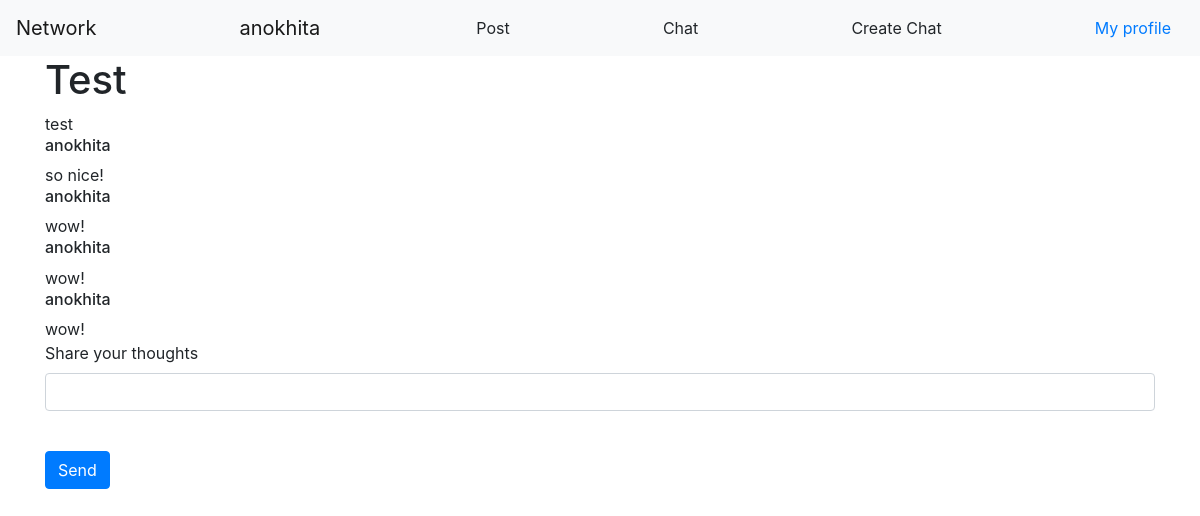
/get_post/1 (signed in), run on the app's committed database.
### data/users.py (models this page shows, shortened)
class User(SqlAlchemyBase, UserMixin, SerializerMixin):
    __tablename__ = 'users'
    id = sqlalchemy.Column(sqlalchemy.Integer,
                           primary_key=True, autoincrement=True)
    name = sqlalchemy.Column(sqlalchemy.String, nullable=True)
    about = sqlalchemy.Column(sqlalchemy.String, nullable=True)
    email = sqlalchemy.Column(sqlalchemy.String, unique=True)
    hashed_password = sqlalchemy.Column(sqlalchemy.String, nullable=True)
    created_date = sqlalchemy.Column(sqlalchemy.DateTime,
                                     default=datetime.datetime.now)
    posts = orm.relation("Post", back_populates='user')
    room = sqlalchemy.Column(sqlalchemy.String, default='101')

### data/posts.py (models this page shows)
class Post(SqlAlchemyBase, UserMixin, SerializerMixin):
    __tablename__ = 'posts'
    id = sqlalchemy.Column(sqlalchemy.Integer,
                           primary_key=True, autoincrement=True)
    title = sqlalchemy.Column(sqlalchemy.String, nullable=True)
    content = sqlalchemy.Column(sqlalchemy.String, nullable=True)
    created_date = sqlalchemy.Column(sqlalchemy.DateTime,
                                     default=datetime.datetime.now)
    is_private = sqlalchemy.Column(sqlalchemy.Boolean, default=True)
    user_id = sqlalchemy.Column(sqlalchemy.Integer,
                                sqlalchemy.ForeignKey("users.id"))
    image = image_attachment('PostPicture')
    image_name = sqlalchemy.Column(sqlalchemy.String)
    comments = orm.relation("Comment", back_populates='post')
    user = orm.relation('User')

class Comment(SqlAlchemyBase, UserMixin, SerializerMixin):
    __tablename__ = 'comments'
    id = sqlalchemy.Column(sqlalchemy.Integer,
                           primary_key=True, autoincrement=True)
    content = sqlalchemy.Column(sqlalchemy.String, nullable=True)
    created_date = sqlalchemy.Column(sqlalchemy.DateTime,
                                     default=datetime.datetime.now)
    user_id = sqlalchemy.Column(sqlalchemy.Integer,
                                sqlalchemy.ForeignKey("users.id"))
    user = orm.relation('User')
    post_id = sqlalchemy.Column(sqlalchemy.Integer,
                                sqlalchemy.ForeignKey("posts.id"))
    post = orm.relation('Post')

### main.py (the view, shortened to what this page needs)
@app.route('/get_post/<int:id>', methods=['GET', 'POST'])
@login_required
def get_post(id):
    form = CommentForm()
    db_sess = db_session.create_session()
    post = db_sess.query(Post).filter(Post.id == id).first()
    db_sess.commit()
    return render_template('get_post.html', title='Post',
                           form=form, post=post)

### data/posts.py
class CommentForm(FlaskForm):
    content = StringField('Share your thoughts')
    send = SubmitField('Send')

### data/db_session.py (called while the page is built)
def create_session() -> Session:
    global __factory
    return __factory()

### main.py (called while the page is built)
@login_manager.user_loader
def load_user(user_id):
    db_sess = db_session.create_session()
    return db_sess.query(User).get(user_id)

### templates/get_post.html (shortened to what this page needs)
{% extends "base.html" %}
{% block content %}
<h1> {{post.title}} </h1>
<div>
        {{post.content}}
</div>
{% for comment in post.comments%}
    <div>
        <h6> {{comment.user.name}} </h6>
        {{comment.content}}
    </div>
    {% endfor %}
<form action="" method="post" novalidate>
    <p>
        {{ form.content.label }}<br>
        {{ form.content(class="form-control") }}<br>
    </p>
    <p>{{ form.send(type="submit", class="btn btn-primary") }}</p>
</form>
{% endblock %}

### templates/base.html (shortened to what this page needs)
<!doctype html>
<html lang="en">
<head>
    <link rel="stylesheet"
          href="https://stackpath.bootstrapcdn.com/bootstrap/4.4.1/css/bootstrap.min.css"
>
</head>
<body>
<header>
    <nav class="navbar navbar-light bg-light">
        <a class="navbar-brand" href="#">Network</a>
        {% if current_user.is_authenticated %}
            <a class="navbar-brand" href="/logout">{{ current_user.name }}</a>
            <a href="post" class="btn btn-default">Post</a>
            <a href="enterchat" class="btn btn-default">Chat</a>
            <a href="addchat" class="btn btn-default">Create Chat</a>
            <a href="/profile/{{ current_user.id }}" class="btn btn-link">My profile</a>
        {% else %}
            <p>
                <a class="btn btn-primary " href="/register">Sign Up</a>
                <a class="btn btn-success" href="/login">Sign In</a>
            </p>
{% endif %}
    </nav>
</header>
<main role="main" class="container">
    {% block content %}{% endblock %}
</main>
</body>
</html>

### data on the page
User: name "anokhita"
Post: title "Test", content "test"
Comment: user.name "anokhita", content "so nice!"
Comment: user.name "anokhita", content "wow!"
Comment: user.name "anokhita", content "wow!"
Comment: user.name "anokhita", content "wow!"
